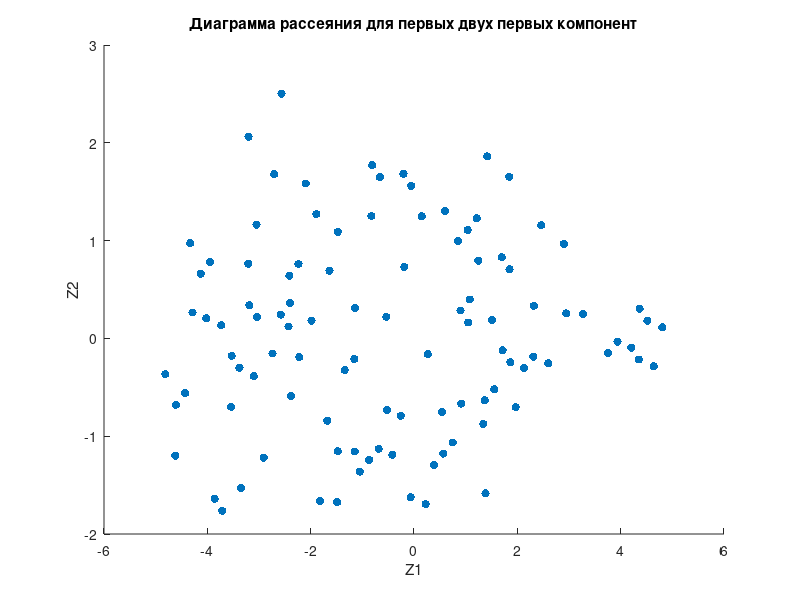

Here is the MATLAB script that generated this plot:
clc;
clear all;
close all;

file = fopen('data12.txt', 'r');
X = fscanf(file, '%d', [8 inf])'
fclose(file);

rows = size(X);
cols = rows(2)
rows = rows(1)

X_mean = mean(X)
X_sigma = std(X)

X_norm = zeros(rows, cols);

% Нормировка входных данных для устранения неоднородности матожидания по j столбцам
for i=1:rows
    for j= 1:cols
        X_norm(i,j) = (X(i,j) - X_mean(j))/X_sigma(j);
    end
end

% Матрица ковариации = корреляционная матрица из-за нормализации 
R = (X_norm' * X_norm)/(rows-1)

% Проверка матрицы корреляции на отличие от единичной
d = 0;
for i=1:8                           
    for j=(i+1):8
        d = d + R(i,j).^2;
    end
end

% d >> hi2
d = d * rows
hi2 = chi2inv(0.95, (cols * (cols - 1)) / 2)

% R * A = A * L
[A, L] = eig(R);
% A - матрица правых собственных векторов
% L - диагональная матрица собственных значений

A = fliplr(A);
L = rot90(L,2);


Z = X_norm * A; % Проекции объектов на главные компоненты

% Проверка на совпадение сумм дисперсий
sum_z = sum(var(Z)) % Сумма выборочных дисперсий проекций объектов на главные компоненты
sum_x = sum(var(X_norm)) % Сумма выборочных дисперсий исходных признаков

% Относительная доля разброса, приходящаяся на j-ую главную компоненту
alph = zeros(8, 1);
for j=1:8
    alph(j) = L(j,j)/trace(L)' % trace - сумма диагональных элементов
end

% Относительная доля разброса, приходящаяся на главные компоненты
gamm = zeros(8, 1);
for j=1:8
    gamm(j)=0;                 
    for i=1:j
        gamm(j) = gamm(j) + alph(i);
    end
end
gamm

% Матрицу ковариации для проекций объектов на главные компоненты
COV = cov(Z);

figure;
scatter(Z(:,1), Z(:,2), 'filled');
title('Диаграмма рассеяния для первых двух первых компонент');
xlabel('Z1');
ylabel('Z2');
